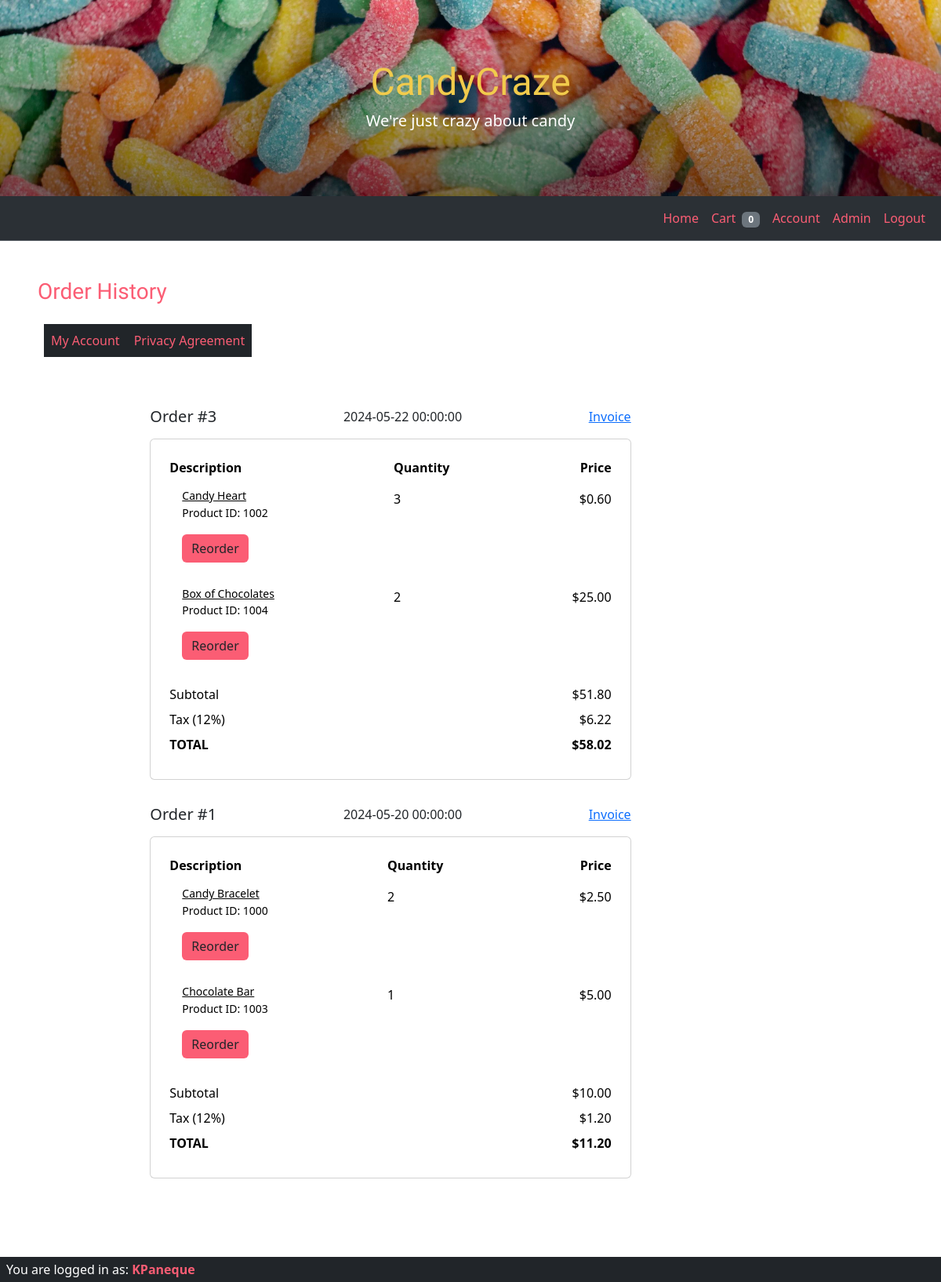
Page /php/order-history.php (signed in) on the committed database.
### tables this page shows
CREATE TABLE order_details (
    OrderNumber INT,
    ProductID INT,
    PurchasedQuantity INT,
    ProductPrice DECIMAL(10, 2),
    PRIMARY KEY (OrderNumber, ProductID),
    FOREIGN KEY (OrderNumber) REFERENCES order_history(OrderNumber),
    FOREIGN KEY (ProductID) REFERENCES product(ProductID)
);

CREATE TABLE order_history (
    OrderNumber INT PRIMARY KEY AUTO_INCREMENT,
    UserID INT,
    Date DATETIME,
	Status VARCHAR(45),
    FOREIGN KEY (UserID) REFERENCES customer(UserID)
);

CREATE TABLE product (
    ProductID INT PRIMARY KEY AUTO_INCREMENT,
    Product_Name VARCHAR(100),
    ProductDescription TEXT,
    Stock INT,
    ProductPrice DECIMAL(10, 2),
    ImageFile VARCHAR(255)
);

### php/includes/db-functions.php (called while the page is built, shortened)
<?php
function getorderHistory($dbc, $userId)
{
    $query = 'SELECT
    oh.OrderNumber,
    oh.Date,
    oh.Status,
    od.ProductID,
    p.Product_Name,
    od.PurchasedQuantity,
    od.ProductPrice
FROM
    order_history oh
JOIN
    order_details od ON oh.OrderNumber = od.OrderNumber
JOIN
    product p ON od.ProductID = p.ProductID
WHERE
    oh.UserID = ?
ORDER BY
    oh.Date DESC';
    $stmt = $dbc->prepare($query);
    $stmt->bind_param("i", $userId);
    $stmt->execute();
    $result = $stmt->get_result();
    return $result;
}

### php/order-history.php (the view, shortened to what this page needs)
<!doctype html>
<html lang="en">
<head>
    <link rel="stylesheet" type="text/css" href="css/styles.css">
    <link href="https://cdn.jsdelivr.net/npm/bootstrap@5.3.3/dist/css/bootstrap.min.css" rel="stylesheet">
</head>
<body>
    <?php
    include('includes/header.php');
    include('includes/connection.php');
    include('includes/db-functions.php');
    $userID = $_SESSION['userID'];
    ?>
    <main>
        <div id="account-container d-flex">
            <div class="row" id="account-info">
                <div class="col-xl-10 col-md-12">
                    <h3 class="mx-5 mt-5 mb-4" id="order-title">Order History</h3>
                    <div id="order-box" class="m-2 pb-2 mt-4">
                        <div class="d-inline-flex">
                            <table class="table table-dark mx-5 mb-5 table-bordered border-dark rounded" id="account-menu">
                                <tbody>
                                    <tr class="d-flex justify-content-center">
                                        <td class="account-td"><a href="account.php" class="account-link">My Account</a></td>
                                        <td class="account-td"><a href="privacy-agreement.php" class="account-link">Privacy Agreement</a></td>
                                    </tr>
                                </tbody>
                            </table>
                        </div>
                        <?php
                        $orders = getOrderHistory($dbc, $userID);
                        function createHistoryOrderTable($orderNumber, $date, $products)
                        {
                            $str = <<<STR
                        <div class="container-fluid">
                            <div class="container">
                                <div class="row d-flex justify-content-center">
                                    <div class="col-lg-8">
                                        <div class="d-flex justify-content-between align-items-center pt-3">
                                            <h2 class="h5 mb-0">Order #$orderNumber</h2>
                                            <span>$date</span>
                                            <span><a href="order-confirmation-pdf.php?orderNumber=$orderNumber">Invoice</a></span>
                                        </div>
                                    </div>
                                </div>
                                <div class="row d-flex justify-content-center">
                                    <div class="col-lg-8">
                                        <div class="card my-3">
                                            <div class="card-body">
                                                <table class="table table-borderless">
                                                    <thead>
                                                        <tr>
                                                            <th>Description</th>
                                                            <th>Quantity</th>
                                                            <th class="text-end">Price</th>
                                                        </tr>
                                                    </thead>
                                                    <tbody>
STR;
                            $subtotal = 0;
                            foreach ($products as $product) {
                                $formattedPrice = number_format($product['ProductPrice'], 2);
                                $subtotal += $product['ProductPrice'] * $product['PurchasedQuantity'];
                                $str .= <<<STR
                            <tr>
                                <td>
                                    <div class="d-flex mb-2">
                                        <div class="flex-lg-grow-1 ms-3">
                                           <h6 class="small mb-0" style="text-decoration: underline;">{$product['Product_Name']}</h6>
                                            <span class="small">Product ID: {$product['ProductID']}</span>
                                        </div>
                                    </div>
                                </td>
                                <td>{$product['PurchasedQuantity']}</td>
                                <td class="text-end">$$formattedPrice</td>
                            </tr>
                            <tr>
                                <td>
                                    <form class="ms-3 pb-4"  action="order-history.php" method="post">
                                        <input type="hidden" name="orderNumber" value="$orderNumber">
                                        <input type="hidden" name="productID" value="{$product['ProductID']}">
                                        <button type="submit" name="reorder" class="btn btn-primary addItemBtn">Reorder</button>
                                    </form>
                                </td>
                            </tr>
STR;
                            }
                            $tax = $subtotal * 0.12;
                            $total = $subtotal + $tax;
                            $formattedSubtotal = number_format($subtotal, 2);
                            $formattedTax = number_format($tax, 2);
                            $formattedTotal = number_format($total, 2);
                            $str .= <<<STR
                                                    </tbody>
                                                    <tfoot>
                                                        <tr>
                                                            <td colspan="2">Subtotal</td>
                                                            <td class="text-end">$$formattedSubtotal</td>
                                                        </tr>
                                                        <tr>
                                                            <td colspan="2">Tax (12%)</td>
                                                            <td class="text-end">$$formattedTax</td>
                                                        </tr>
                                                        <tr class="fw-bold">
                                                            <td colspan="2">TOTAL</td>
                                                            <td class="text-end">$$formattedTotal</td>
                                                        </tr>
                                                    </tfoot>
                                                </table>
                                            </div>
                                        </div>
                                    </div>
                                </div>
                            </div>
                        </div>
STR;
                            return $str;
                        }
                        if ($orders->num_rows > 0) {
                            $currentOrderNumber = null;
                            $currentOrderDate = null;
                            $currentOrderProducts = [];
                            while ($row = mysqli_fetch_array($orders)) {
                                if ($currentOrderNumber !== $row['OrderNumber']) {
                                    if ($currentOrderNumber !== null) {
                                        echo createHistoryOrderTable($currentOrderNumber, $currentOrderDate, $currentOrderProducts);
                                    }
                                    $currentOrderNumber = $row['OrderNumber'];
                                    $currentOrderDate = $row['Date'];
                                    $currentOrderProducts = [];
                                }
                                $currentOrderProducts[] = $row;
                            }
                            if ($currentOrderNumber !== null) {
                                echo createHistoryOrderTable($currentOrderNumber, $currentOrderDate, $currentOrderProducts);
                            }
                        } else {
                            echo '<p>No Orders found.</p>';
                        }
                        ?>
                    </div>
                </div>
            </div>
        </div>
    </main>
    <?php
    include('includes/footer.php');
    ?>
</body>
</html>

### php/css/styles.css (style rules this page uses)
body { font-family: "Open Sans", sans-serif; color: var(--black); }
main { margin-bottom: 100px; }
:root { --black: #212529; --yellow: #F1CB4C; --pink: #FB5D74; }
.card { margin-top: 30px; }
.btn-primary { background-color: var(--pink) !important; border: var(--pink) !important; color: var(--black) !important; }
th { border-bottom-width: 0px !important; }
td { border-bottom-width: 0px !important; padding-bottom: 0px !important; }
.account-link { color: var(--pink) !important; text-decoration: none !important; }
.account-td { padding-bottom: 8px !important; }
#order-title { font-family: "Slackey", sans-serif; color: var(--pink); }

### rows in the picture
order_details: ProductID.Product_Name "Candy Bracelet", ProductID "1000", PurchasedQuantity "2", ProductPrice "2.50"
order_history: OrderNumber "3", Date "2024-05-22 00:00:00"
order_details: ProductID.Product_Name "Candy Heart", ProductID "1002", PurchasedQuantity "3", ProductPrice "0.60"
order_details: ProductID.Product_Name "Box of Chocolates", ProductID "1004", PurchasedQuantity "2", ProductPrice "25.00"
order_history: OrderNumber "1", Date "2024-05-20 00:00:00"
order_details: ProductID.Product_Name "Chocolate Bar", ProductID "1003", PurchasedQuantity "1", ProductPrice "5.00"

### other values in the picture
$formattedSubtotal "10.00"
$formattedTax "1.20"
$formattedTotal "11.20"
$username "KPaneque"
